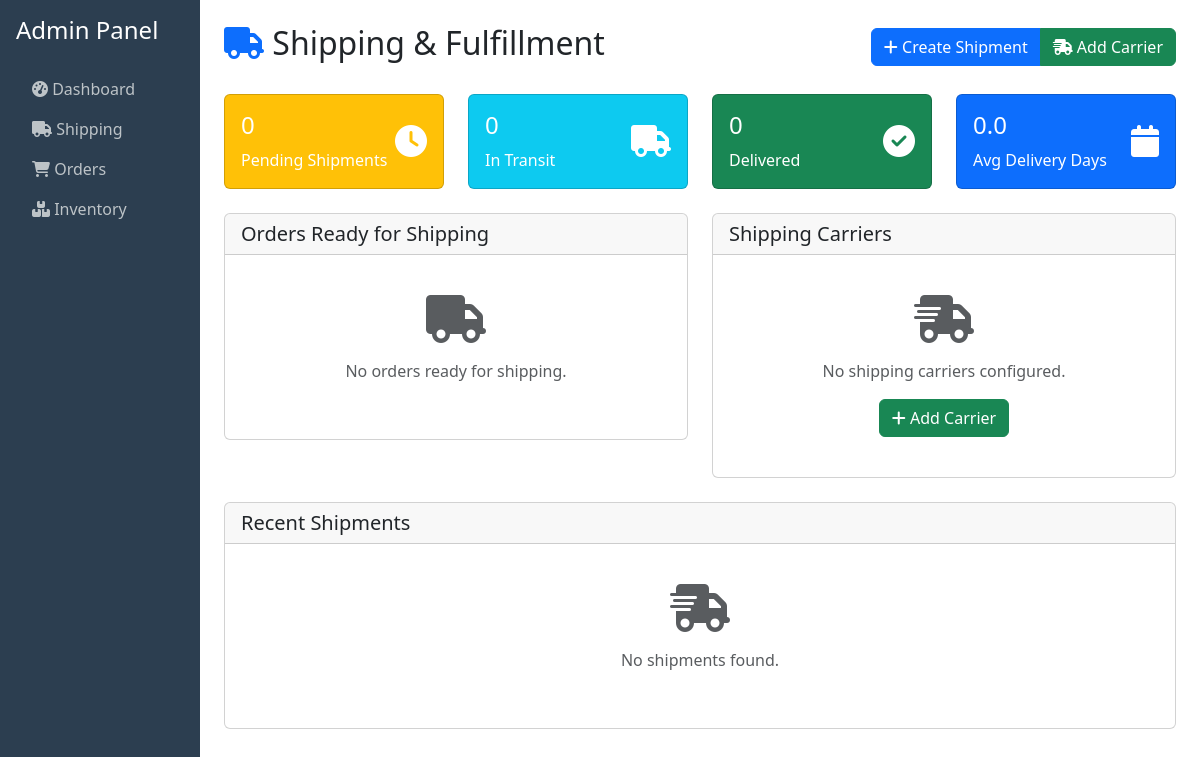
The app's page /admin/shipping/, older data.
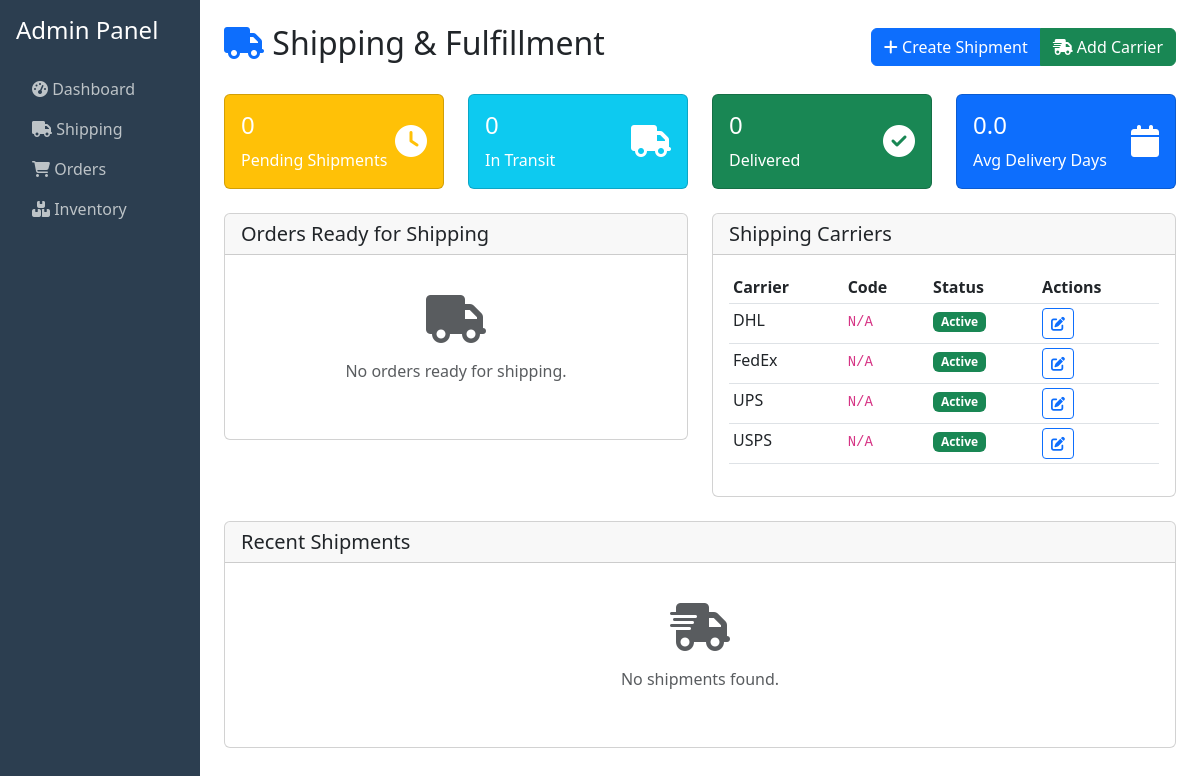
The same page, newer data.
### tables this page shows
CREATE TABLE `shipping_carriers` (
  `id` int(11) NOT NULL,
  `name` varchar(100) NOT NULL,
  `tracking_url` varchar(255) DEFAULT NULL COMMENT 'URL template for tracking, e.g., https://www.fedex.com/apps/fedextrack/?tracknumbers={tracking_number}',
  `is_active` tinyint(1) NOT NULL DEFAULT 1,
  `created_at` timestamp NOT NULL DEFAULT current_timestamp(),
  `updated_at` timestamp NOT NULL DEFAULT current_timestamp() ON UPDATE current_timestamp()
);

### includes/auth.php (called while the page is built, shortened)
<?php
if (!function_exists('hasPermission')) {
    function hasPermission($permission) {
        if (defined('ADMIN_BYPASS') && ADMIN_BYPASS) {
            return true;
        }
        return RoleMiddleware::hasPermission(getCurrentUserRole(), $permission);
    }
}

### admin/shipping/index.php (the view, shortened to what this page needs)
<?php
require_once __DIR__ . '/../../includes/auth.php';
$database_available = false;
$pdo = null;
try {
    $pdo = db();
    $pdo->query('SELECT 1');
    $database_available = true;
} catch (Exception $e) {
    $database_available = false;
    error_log("Database connection failed: " . $e->getMessage());
}
$shipments = [];
$carriers = [];
$pending_orders = [];
$shipping_stats = [
    'total_shipments' => 0,
    'pending_shipments' => 0,
    'shipped_count' => 0,
    'delivered_count' => 0,
    'avg_delivery_days' => 0
];
if ($database_available) {
    try {
        $stmt = $pdo->query("
            SELECT s.*, o.id as order_number,
                   COALESCE(u.username, 'Guest') as customer_name,
                   u.email as customer_email,
                   COALESCE(admin.username, 'System') as created_by_name
            FROM shipments s
            JOIN orders o ON s.order_id = o.id
            LEFT JOIN users u ON o.user_id = u.id
            LEFT JOIN users admin ON s.created_by = admin.id
            ORDER BY s.created_at DESC
            LIMIT 50
        ");
        $shipments = $stmt->fetchAll(PDO::FETCH_ASSOC);
        $stmt = $pdo->query("SELECT * FROM shipping_carriers WHERE is_active = 1 ORDER BY name");
        $carriers = $stmt->fetchAll(PDO::FETCH_ASSOC);
        if (empty($carriers)) {
            $stmt = $pdo->query("SELECT * FROM shipping_carriers WHERE is_active = 1 ORDER BY name");
            $carriers = $stmt->fetchAll(PDO::FETCH_ASSOC);
        }
        $stmt = $pdo->query("
            SELECT o.*, COALESCE(u.username, 'Guest') as customer_name, u.email as customer_email
            FROM orders o
            LEFT JOIN users u ON o.user_id = u.id
            LEFT JOIN shipments s ON o.id = s.order_id
            WHERE o.status IN ('paid', 'processing') AND s.id IS NULL
            ORDER BY o.created_at DESC
            LIMIT 20
        ");
        $pending_orders = $stmt->fetchAll(PDO::FETCH_ASSOC);
        $stmt = $pdo->query("
            SELECT
                COUNT(*) as total_shipments,
                COUNT(CASE WHEN status = 'pending' THEN 1 END) as pending_shipments,
                COUNT(CASE WHEN status = 'shipped' THEN 1 END) as shipped_count,
                COUNT(CASE WHEN status = 'delivered' THEN 1 END) as delivered_count,
                AVG(DATEDIFF(
                    CASE WHEN status = 'delivered' THEN delivered_at ELSE CURDATE() END,
                    created_at
                )) as avg_delivery_days
            FROM shipments
            WHERE DATE(created_at) >= DATE_SUB(CURDATE(), INTERVAL 30 DAY)
        ");
        $shipping_stats = $stmt->fetch(PDO::FETCH_ASSOC) ?: $shipping_stats;
    } catch (Exception $e) {
        $error = "Error loading shipping data: " . $e->getMessage();
        error_log("Shipping data error: " . $e->getMessage());
    }
}
?>
<!DOCTYPE html>
<html lang="en">
<head>
    <link href="https://cdn.jsdelivr.net/npm/bootstrap@5.3.0/dist/css/bootstrap.min.css" rel="stylesheet">
    <link href="https://cdnjs.cloudflare.com/ajax/libs/font-awesome/6.4.0/css/all.min.css" rel="stylesheet">
</head>
<body>
    <div class="container-fluid">
        <div class="row">
            <div class="col-md-2 sidebar p-3">
                <h4 class="text-white mb-4">Admin Panel</h4>
                <ul class="nav flex-column">
                    <li class="nav-item">
                        <a class="nav-link" href="../index.php">
                            <i class="fas fa-tachometer-alt"></i> Dashboard
                        </a>
                    </li>
                    <li class="nav-item">
                        <a class="nav-link active" href="index.php">
                            <i class="fas fa-truck"></i> Shipping
                        </a>
                    </li>
                    <li class="nav-item">
                        <a class="nav-link" href="../orders/index.php">
                            <i class="fas fa-shopping-cart"></i> Orders
                        </a>
                    </li>
                    <li class="nav-item">
                        <a class="nav-link" href="../inventory/index.php">
                            <i class="fas fa-boxes"></i> Inventory
                        </a>
                    </li>
                </ul>
            </div>
            <div class="col-md-10 p-4">
                <div class="d-flex justify-content-between align-items-center mb-4">
                    <h2><i class="fas fa-truck text-primary"></i> Shipping & Fulfillment</h2>
                    <div class="btn-group">
                        <button type="button" class="btn btn-primary" data-bs-toggle="modal" data-bs-target="#shipmentModal">
                            <i class="fas fa-plus"></i> Create Shipment
                        </button>
                        <?php if (hasPermission('shipping.rates')): ?>
                        <button type="button" class="btn btn-success" data-bs-toggle="modal" data-bs-target="#carrierModal">
                            <i class="fas fa-shipping-fast"></i> Add Carrier
                        </button>
                        <?php endif; ?>
                    </div>
                </div>
                <div class="row mb-4">
                    <div class="col-md-3">
                        <div class="card bg-warning text-white">
                            <div class="card-body">
                                <div class="d-flex justify-content-between">
                                    <div>
                                        <h4><?= number_format($shipping_stats['pending_shipments'] ?? 0) ?></h4>
                                        <p class="mb-0">Pending Shipments</p>
                                    </div>
                                    <div class="align-self-center">
                                        <i class="fas fa-clock fa-2x"></i>
                                    </div>
                                </div>
                            </div>
                        </div>
                    </div>
                    <div class="col-md-3">
                        <div class="card bg-info text-white">
                            <div class="card-body">
                                <div class="d-flex justify-content-between">
                                    <div>
                                        <h4><?= number_format($shipping_stats['shipped_count'] ?? 0) ?></h4>
                                        <p class="mb-0">In Transit</p>
                                    </div>
                                    <div class="align-self-center">
                                        <i class="fas fa-truck fa-2x"></i>
                                    </div>
                                </div>
                            </div>
                        </div>
                    </div>
                    <div class="col-md-3">
                        <div class="card bg-success text-white">
                            <div class="card-body">
                                <div class="d-flex justify-content-between">
                                    <div>
                                        <h4><?= number_format($shipping_stats['delivered_count'] ?? 0) ?></h4>
                                        <p class="mb-0">Delivered</p>
                                    </div>
                                    <div class="align-self-center">
                                        <i class="fas fa-check-circle fa-2x"></i>
                                    </div>
                                </div>
                            </div>
                        </div>
                    </div>
                    <div class="col-md-3">
                        <div class="card bg-primary text-white">
                            <div class="card-body">
                                <div class="d-flex justify-content-between">
                                    <div>
                                        <h4><?= number_format($shipping_stats['avg_delivery_days'] ?? 0, 1) ?></h4>
                                        <p class="mb-0">Avg Delivery Days</p>
                                    </div>
                                    <div class="align-self-center">
                                        <i class="fas fa-calendar fa-2x"></i>
                                    </div>
                                </div>
                            </div>
                        </div>
                    </div>
                </div>
                <div class="row">
                    <div class="col-md-6">
                        <div class="card mb-4">
                            <div class="card-header">
                                <h5 class="mb-0">Orders Ready for Shipping</h5>
                            </div>
                            <div class="card-body">
                                <?php if (empty($pending_orders)): ?>
                                    <div class="text-center py-4">
                                        <i class="fas fa-truck fa-3x text-muted mb-3"></i>
                                        <p class="text-muted">No orders ready for shipping.</p>
                                    </div>
                                <?php endif; ?>
                            </div>
                        </div>
                    </div>
                    <div class="col-md-6">
                        <div class="card mb-4">
                            <div class="card-header">
                                <h5 class="mb-0">Shipping Carriers</h5>
                            </div>
                            <div class="card-body">
                                <?php if (empty($carriers)): ?>
                                    <div class="text-center py-4">
                                        <i class="fas fa-shipping-fast fa-3x text-muted mb-3"></i>
                                        <p class="text-muted">No shipping carriers configured.</p>
                                        <?php if (hasPermission('shipping.rates')): ?>
                                        <button class="btn btn-success" data-bs-toggle="modal" data-bs-target="#carrierModal">
                                            <i class="fas fa-plus"></i> Add Carrier
                                        </button>
                                        <?php endif; ?>
                                    </div>
                                <?php else: ?>
                                <div class="table-responsive">
                                    <table class="table table-sm">
                                        <thead>
                                            <tr>
                                                <th>Carrier</th>
                                                <th>Code</th>
                                                <th>Status</th>
                                                <th>Actions</th>
                                            </tr>
                                        </thead>
                                        <tbody>
                                            <?php foreach ($carriers as $carrier): ?>
                                            <tr>
                                                <td><?= htmlspecialchars($carrier['name'] ?? 'Unknown') ?></td>
                                                <td><code><?= htmlspecialchars($carrier['code'] ?? 'N/A') ?></code></td>
                                                <td>
                                                    <span class="badge bg-<?= ($carrier['is_active'] ?? 0) ? 'success' : 'secondary' ?>">
                                                        <?= ($carrier['is_active'] ?? 0) ? 'Active' : 'Inactive' ?>
                                                    </span>
                                                </td>
                                                <td>
                                                    <?php if (hasPermission('shipping.rates')): ?>
                                                    <button class="btn btn-sm btn-outline-primary">
                                                        <i class="fas fa-edit"></i>
                                                    </button>
                                                    <?php endif; ?>
                                                </td>
                                            </tr>
                                            <?php endforeach; ?>
                                        </tbody>
                                    </table>
                                </div>
                                <?php endif; ?>
                            </div>
                        </div>
                    </div>
                </div>
                <div class="card">
                    <div class="card-header">
                        <h5 class="mb-0">Recent Shipments</h5>
                    </div>
                    <div class="card-body">
                        <?php if (empty($shipments)): ?>
                            <div class="text-center py-4">
                                <i class="fas fa-shipping-fast fa-3x text-muted mb-3"></i>
                                <p class="text-muted">No shipments found.</p>
                            </div>
                        <?php endif; ?>
                    </div>
                </div>
            </div>
        </div>
    </div>
</body>
</html>

### admin/shipping/index.php (style rules this page uses)
.sidebar { min-height: 100vh; background-color: #2c3e50; }
.sidebar a { color: #bdc3c7; text-decoration: none; }

Row changes from the older to the newer data that the page shows:
added shipping_carriers: name "DHL", code "N/A", is_active "Active"
added shipping_carriers: name "FedEx", code "N/A", is_active "Active"
added shipping_carriers: name "UPS", code "N/A", is_active "Active"
added shipping_carriers: name "USPS", code "N/A", is_active "Active"
Text that changed along with them:
text no longer shown: "No shipping carriers configured. Add Carrier"
text now shown: "Carrier Code Status Actions"
